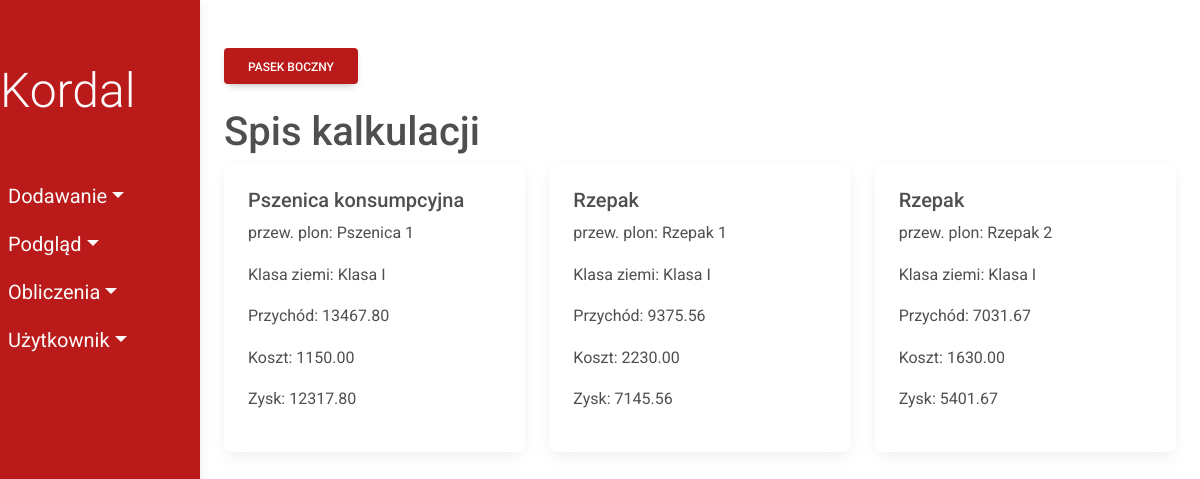
The page /plant_prices/calculate on the database its author committed.
### fields/models.py (models this page shows)
class Plant(models.Model):
    plant_name = models.CharField(max_length=50)
    seed_price = models.DecimalField(max_digits=10, decimal_places=2)
    class Meta:
        db_table = 'Plant'
    def __str__(self):
        return self.plant_name

class PredictedCrop(models.Model):
    predicted_crop_name = models.CharField(max_length=50)
    plant = models.ForeignKey(Plant, on_delete=models.CASCADE)
    crop_mass = models.DecimalField(max_digits=10, decimal_places=2)
    class_field = models.ForeignKey(
        ClassField, on_delete=models.CASCADE, db_column='class_id')
    class Meta:
        db_table = 'PredictedCrop'
    def __str__(self):
        return self.predicted_crop_name

class ClassField(models.Model):
    class_name = models.CharField(max_length=10)
    class Meta:
        db_table = 'ClassField'
    def __str__(self):
        return self.class_name

### fields/views/viewsPredictOptimal.py (the view)
def calculate_profit(request):
    output=process_profit()
    return render(request, 'fields/show/calculations.html', {'output': output})

### fields/views/getElements.py (called while the page is built)
def cost_of_seed(plant_n):
    cost = 0
    try:
        plant = Plant.objects.get(plant_name=plant_n)
        plant_price = plant.seed_price
        return plant_price
    except Plant.DoesNotExist:
        pass

def get_all_classes():
    classes=[]
    for p in ClassField.objects.all():
        classes.append(p.class_name)
    return set(classes)

def get_plant_id(plant_n):
    try:
        plant = Plant.objects.get(plant_name=plant_n)
        plant_id = plant.id
        return plant_id
    except Plant.DoesNotExist:
        pass

def get_plant_price(plant_n, predicted):
    try:
        id=get_plant_id(plant_n)
        obj = PlantPrice.objects.get(plant=int(id), is_predicted=predicted)
        obj_income = obj.price
        return obj_income
    except PlantPrice.DoesNotExist:
        pass

def get_fertilizer_price(fertilizer_id):
    try:
        fertilizer = Fertilizer.objects.get(id=fertilizer_id)
        fert_price = fertilizer.price
        return fert_price
    except Fertilizer.DoesNotExist:
        pass

### fields/views/viewsCosts.py (called while the page is built)
def cost_of_fertilization(pred_crop_id):
    all_fert_plans = FertilizationPlan.objects.filter(
        predicted_crop_id=pred_crop_id)
    cost = 0
    for f in all_fert_plans:
        cost += get_fertilizer_price(f.fertilizer_id) * f.fertilizer_mass
    return cost

### fields/views/viewsPredictOptimal.py (called while the page is built)
def home():
    all_predicted_crops = []
    all_predicted_crops = PredictedCrop.objects.all()
    prediction_and_cost = []
    for predicted_crop in all_predicted_crops:
        cost_fert = cost_of_fertilization(predicted_crop.id)
        cost_seed = cost_of_seed(predicted_crop.plant)
        plant = predicted_crop.plant
        class_field = predicted_crop.class_field
        cost_sum = cost_fert + cost_seed
        prediction_and_cost.append(
            (predicted_crop, plant, class_field, cost_sum))
    return (prediction_and_cost)

### fields/templates/fields/show/calculations.html
{% extends 'fields/index.html' %}
  {% block content %}
  <h1>Spis kalkulacji</h1>
  <div class="row">
    {% for class_field, profit, plant_obj, income, cost, predicted_crop in output %}
    <div class="col-sm-4">
      <div class="card">
        <div class="card-body">
          <h5 class="card-title">{{ plant_obj }}</h5>
          <p>przew. plon: {{predicted_crop}}</p>
          <p>Klasa ziemi: {{class_field}}</p>
          <p>Przychód: {{income|floatformat:2}}</p>
          <p>Koszt: {{cost|floatformat:2}}</p>
          <p>Zysk: {{profit|floatformat:2}}</p>
        </div>
      </div>
    </div>
    {% endfor %}
  </div>
  {% endblock %}

### fields/static/css/style.css (style rules this page uses)
* { margin: 0; padding: 0; box-sizing: border-box; }
:root { --nav-bg: #bb1a1a; --dropdown-bg: #cc2b2b }
body { min-height: 100vh; background-color: #fff; }

### rows shown on the page
Plant: plant_name "Pszenica konsumpcyjna", predicted_crop_name "Pszenica 1", class_name "Klasa I", income "13467.80", cost "1150.00", profit "12317.80"
Plant: plant_name "Rzepak", predicted_crop_name "Rzepak 1", class_name "Klasa I", income "9375.56", cost "2230.00", profit "7145.56", predicted_crop_name "Rzepak 2", income "7031.67", cost "1630.00", profit "5401.67"
